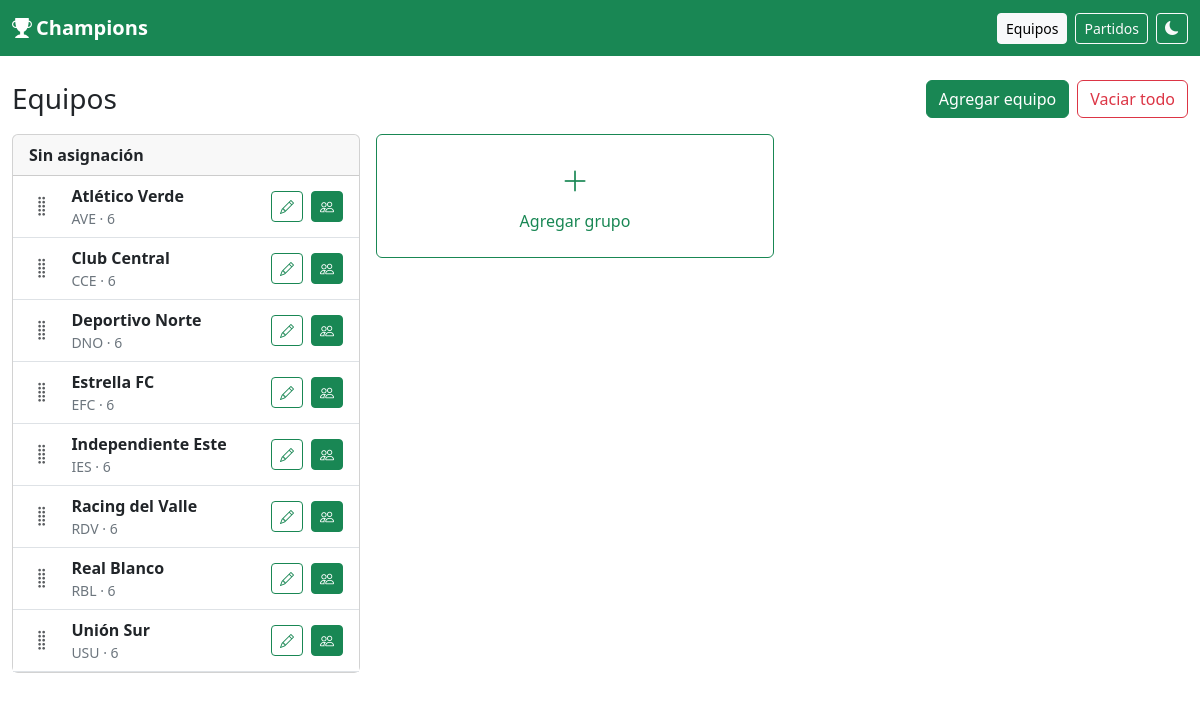
/equipos.php, run on the app's committed database.
### tables this page shows
CREATE TABLE equipos (
  id INT UNSIGNED NOT NULL AUTO_INCREMENT,
  nombre VARCHAR(120) NOT NULL,
  nombre_corto VARCHAR(10) NOT NULL,
  grupo_id INT UNSIGNED DEFAULT NULL,
  orden SMALLINT UNSIGNED NOT NULL DEFAULT 0,
  escudo VARCHAR(255) DEFAULT NULL,
  dt VARCHAR(120) DEFAULT NULL,
  ciudad VARCHAR(100) DEFAULT NULL,
  fundacion SMALLINT UNSIGNED DEFAULT NULL,
  colores VARCHAR(80) DEFAULT NULL,
  activo TINYINT(1) NOT NULL DEFAULT 1,
  creado_en DATETIME NOT NULL DEFAULT CURRENT_TIMESTAMP,
  PRIMARY KEY (id),
  UNIQUE KEY uq_equipos_nombre (nombre),
  UNIQUE KEY uq_equipos_corto (nombre_corto),
  KEY idx_equipos_grupo (grupo_id),
  CONSTRAINT fk_equipos_grupo
    FOREIGN KEY (grupo_id) REFERENCES grupos (id)
    ON UPDATE CASCADE
);

### includes/funciones.php (called while the page is built, shortened)
<?php
require_once dirname(__DIR__) . '/config/db.php';
function e(mixed $valor): string
{
    return htmlspecialchars((string) ($valor ?? ''), ENT_QUOTES, 'UTF-8');
}
function url_raiz(): string
{
    $script = str_replace('\\', '/', (string) ($_SERVER['SCRIPT_NAME'] ?? ''));
    $directorio = rtrim(dirname($script), '/');
    if ($directorio === '/' || $directorio === '.' || $directorio === '') {
        return '';
    }
    return $directorio;
}
function url_public(string $archivo = 'index.php'): string
{
    return url_raiz() . '/' . ltrim($archivo, '/');
}
function consultar(string $sql, array $params = []): array
{
    $stmt = db()->prepare($sql);
    $stmt->execute($params);
    return $stmt->fetchAll();
}
function listar_equipos(bool $soloActivos = true): array
{
    $sql = 'SELECT e.id, e.nombre, e.nombre_corto, e.grupo_id, e.orden, g.nombre AS grupo,
                   e.escudo, e.dt, e.ciudad, e.fundacion, e.colores, e.activo
            FROM equipos e
            LEFT JOIN grupos g ON g.id = e.grupo_id';
    $sql .= ' ORDER BY g.nombre ASC, e.orden ASC, e.nombre ASC';
    return consultar($sql);
}
function contar_jugadores_equipos(): array
{
    return consultar(
        'SELECT e.id, e.nombre, e.nombre_corto, COUNT(j.id) AS total
         FROM equipos e
         LEFT JOIN jugadores j ON j.equipo_id = e.id
         GROUP BY e.id, e.nombre, e.nombre_corto
         ORDER BY e.nombre ASC'
    );
}

### config/db.php (called while the page is built, shortened)
<?php
function db(): PDO
{
    static $pdo = null;
    if ($pdo instanceof PDO) {
        return $pdo;
    }
    $dsn = 'mysql:host=' . DB_HOST . ';dbname=' . DB_NAME . ';charset=' . DB_CHARSET;
    try {
        $pdo = new PDO($dsn, DB_USER, DB_PASS, [
            PDO::ATTR_ERRMODE => PDO::ERRMODE_EXCEPTION,
            PDO::ATTR_DEFAULT_FETCH_MODE => PDO::FETCH_ASSOC,
            PDO::ATTR_EMULATE_PREPARES => false,
        ]);
    } catch (PDOException $e) {
        error_log('Error de conexión: ' . $e->getMessage());
        http_response_code(500);
        exit('No se pudo conectar a la base de datos. Revisa config/db.php y que el esquema esté importado.');
    }
    return $pdo;
}

### equipos.php (the view, shortened to what this page needs)
<?php
require __DIR__ . '/includes/funciones.php';
function fila_equipo(array $club): void
{
    $grupo = (string) ($club['grupo'] ?? '');
    ?>
    <div
        class="list-group-item equipo-arrastrable d-flex justify-content-between align-items-center gap-3"
        draggable="true"
        data-id="<?= (int) $club['id'] ?>"
        data-grupo="<?= e($grupo) ?>"
    >
        <button class="agarre" type="button" draggable="false" aria-label="Mover equipo">
            <i class="bi bi-grip-vertical" aria-hidden="true"></i>
        </button>
        <div class="min-w-0 flex-grow-1 overflow-hidden">
            <div class="fw-semibold text-truncate"><?= e((string) $club['nombre']) ?></div>
            <div class="small text-secondary"><?= e((string) $club['nombre_corto']) ?> · <?= (int) ($club['jugadores'] ?? 0) ?></div>
        </div>
        <div class="d-flex gap-2 flex-shrink-0">
            <button
                class="btn btn-sm btn-outline-success"
                type="button"
                data-bs-toggle="modal"
                data-bs-target="#modal-editar-equipo"
                data-id="<?= (int) $club['id'] ?>"
                data-nombre="<?= e((string) $club['nombre']) ?>"
                data-sigla="<?= e((string) $club['nombre_corto']) ?>"
                data-grupo="<?= e($grupo) ?>"
                aria-label="Editar"
                title="Editar"
            ><i class="bi bi-pencil" aria-hidden="true"></i></button>
            <a
                class="btn btn-sm btn-success"
                href="<?= e(url_public('equipos.php?id=' . (int) $club['id'])) ?>"
                aria-label="Jugadores"
                title="Jugadores"
                draggable="false"
            ><i class="bi bi-people" aria-hidden="true"></i></a>
        </div>
    </div>
    <?php
}
$pagina = 'equipos';
$contenedor = 'fluid';
require __DIR__ . '/includes/header.php';
    ?>
    <?php
$equipos = listar_equipos(false);
$conteoPorEquipo = [];
foreach (contar_jugadores_equipos() as $fila) {
    $conteoPorEquipo[(int) $fila['id']] = (int) $fila['total'];
}
$sinAsignar = [];
foreach ($equipos as $club) {
    $club['jugadores'] = $conteoPorEquipo[(int) $club['id']] ?? 0;
    $clave = trim((string) ($club['grupo'] ?? ''));
    if ($clave === '' || $clave === GRUPO_SIN_ASIGNAR) {
        $sinAsignar[] = $club;
        continue;
    }
}
?>
<div class="d-flex flex-wrap justify-content-between align-items-center gap-2 mb-3">
    <h1 class="h3 mb-0">Equipos</h1>
    <div class="d-flex flex-wrap gap-2">
        <button class="btn btn-success" type="button" data-bs-toggle="modal" data-bs-target="#modal-equipo">Agregar equipo</button>
        <?php if (isset($_GET['confirmar']) && (string) $_GET['confirmar'] === 'vaciar'): ?>
            <a class="btn btn-outline-secondary" href="<?= e(url_public('equipos.php')) ?>">Cancelar</a>
        <?php else: ?>
            <a class="btn btn-outline-danger" href="<?= e(url_public('equipos.php?confirmar=vaciar')) ?>">Vaciar todo</a>
        <?php endif; ?>
    </div>
</div>
<div class="sorteo-equipos">
    <div class="card">
        <div class="card-header fw-semibold"><?= e(GRUPO_SIN_ASIGNAR) ?></div>
        <div class="list-group list-group-flush zona-grupo" data-grupo="<?= e(GRUPO_SIN_ASIGNAR) ?>">
            <?php foreach ($sinAsignar as $club): ?>
                <?php fila_equipo($club); ?>
            <?php endforeach; ?>
        </div>
    </div>
    <div>
        <div class="row row-cols-1 row-cols-md-2 g-3">
            <div class="col">
                <form method="post" class="h-100" onsubmit="var boton=this.querySelector('button'); if (boton.disabled) { return false; } boton.disabled=true;">
                    <button class="btn btn-outline-success w-100 h-100 d-flex flex-column align-items-center justify-content-center gap-2 py-4" type="submit">
                        <i class="bi bi-plus-lg fs-3" aria-hidden="true"></i>
                        <span>Agregar grupo</span>
                    </button>
                </form>
            </div>
        </div>
    </div>
</div>
<?php require __DIR__ . '/includes/footer.php'; ?>

### includes/header.php (shortened to what this page needs)
<?php
require_once __DIR__ . '/funciones.php';
$pagina = $pagina ?? '';
?>
<!doctype html>
<html lang="es">
<head>
    <link href="https://cdn.jsdelivr.net/npm/bootstrap@5.3.3/dist/css/bootstrap.min.css" rel="stylesheet">
    <link href="https://cdn.jsdelivr.net/npm/bootstrap-icons@1.11.3/font/bootstrap-icons.min.css" rel="stylesheet">
</head>
<body<?= ($cuerpo ?? '') === 'pantalla-fija' ? ' class="pantalla-fija"' : '' ?>>
<nav class="navbar navbar-dark bg-liga">
    <div class="<?= ($contenedor ?? '') === 'fluid' ? 'container-fluid' : 'container' ?> d-flex flex-wrap gap-2">
        <a class="navbar-brand fw-semibold" href="<?= e(url_public('index.php')) ?>">
            <i class="bi bi-trophy-fill me-1" aria-hidden="true"></i><?= e(LIGA_NOMBRE) ?>
        </a>
        <div class="d-none d-md-flex align-items-center gap-2 ms-auto">
            <a class="btn btn-sm <?= ($pagina ?? '') === 'equipos' ? 'btn-light' : 'btn-outline-light' ?>" href="<?= e(url_public('equipos.php')) ?>">Equipos</a>
            <a class="btn btn-sm <?= ($pagina ?? '') === 'partidos' ? 'btn-light' : 'btn-outline-light' ?>" href="<?= e(url_public('partidos.php')) ?>">Partidos</a>
            <button class="btn btn-outline-light btn-sm" type="button" data-tema aria-label="Cambiar tema claro u oscuro">
                <i class="bi bi-moon-fill icono-tema" aria-hidden="true"></i>
            </button>
        </div>
    </div>
</nav>
<main class="<?= ($contenedor ?? '') === 'fluid' ? 'container-fluid' : 'container' ?> py-4">

### includes/footer.php (shortened to what this page needs)
<?php
require_once __DIR__ . '/funciones.php';
?>
</main>
</body>
</html>

### includes/header.php (style rules this page uses)
html[data-bs-theme="light"] { color-scheme: light; }
body { min-height: 100vh; display: flex; flex-direction: column; }
main { flex: 1 0 auto; }
.bg-liga { background-color: #198754 !important; }
.agarre { touch-action: none; flex: 0 0 auto; border: 0; background: transparent; color: var(--bs-secondary-color); padding: .35rem .15rem; font-size: 1.35rem; line-height: 1; cursor: grab; }
.equipo-arrastrable, .partido-arrastrable { cursor: grab; }
.zona-grupo { min-height: 3.25rem; }
.sorteo-equipos { display: grid; grid-template-columns: minmax(0, 3fr) minmax(0, 7fr); gap: 1rem; align-items: start; }
.sorteo-equipos > * { min-width: 0; }
.sorteo-equipos .card, .sorteo-equipos .list-group-item { min-width: 0; }

### data on the page
equipos: nombre "Atlético Verde", nombre_corto "AVE", jugadores "6"
equipos: nombre "Club Central", nombre_corto "CCE", jugadores "6"
equipos: nombre "Deportivo Norte", nombre_corto "DNO", jugadores "6"
equipos: nombre "Estrella FC", nombre_corto "EFC", id "6"
equipos: nombre "Independiente Este", nombre_corto "IES", jugadores "6"
equipos: nombre "Racing del Valle", nombre_corto "RDV", jugadores "6"
equipos: nombre "Real Blanco", nombre_corto "RBL", jugadores "6"
equipos: nombre "Unión Sur", nombre_corto "USU", jugadores "6"

### other printed values
LIGA_NOMBRE "Champions"
GRUPO_SIN_ASIGNAR "Sin asignación"
